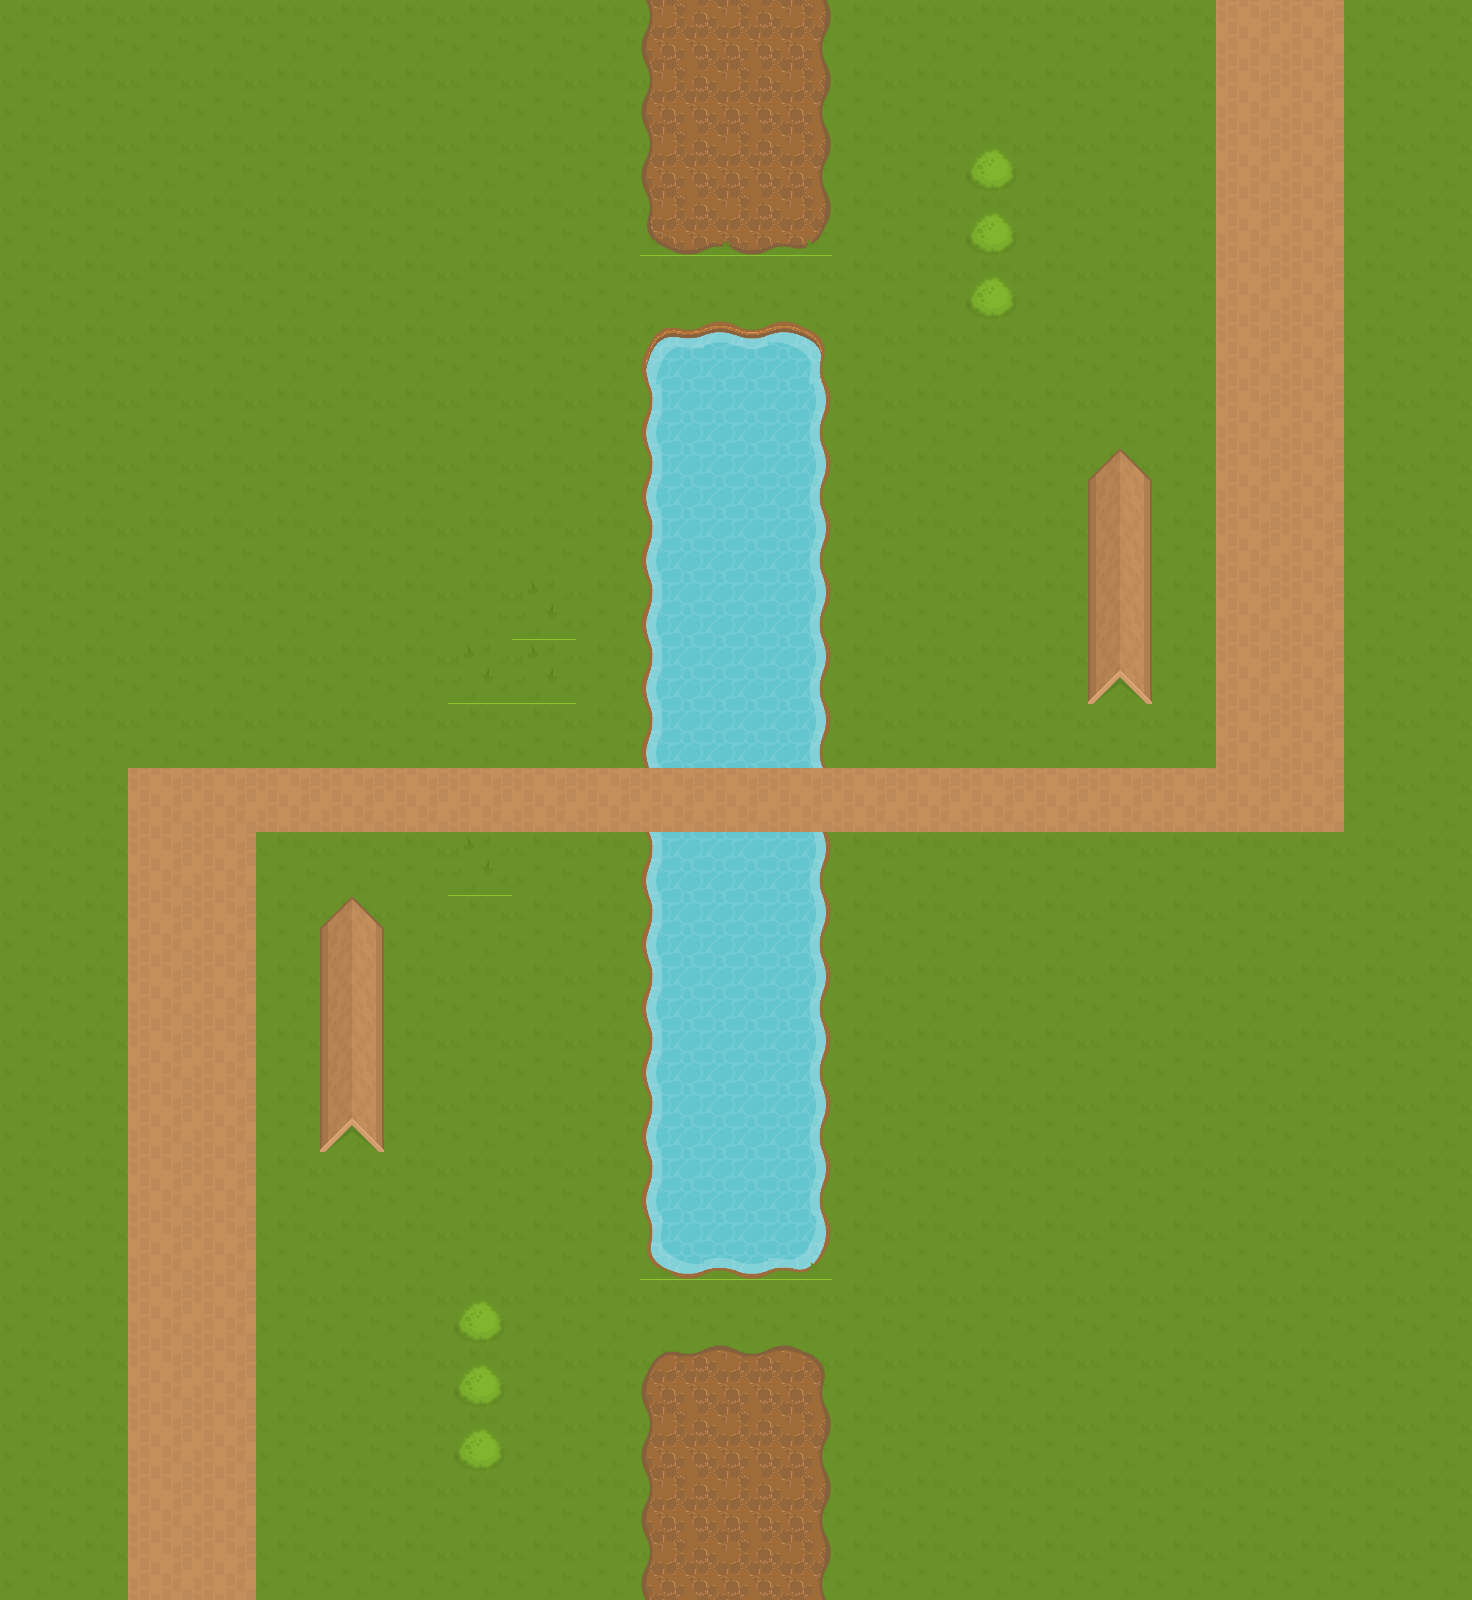

A level layout from a 2D game, rendered from its tile map. Below: a short description, then the map file with its tile-grid data intact:
An orthogonal 23x25 tile map with 64x64 px tiles, 2 tile layers (Tile Layer 1, Tile Layer 2).

<map version="1.0" orientation="orthogonal" renderorder="right-down" width="23" height="25" tilewidth="64" tileheight="64" nextobjectid="1">
 <tileset firstgid="1" name="RPGpack_sheet" tilewidth="64" tileheight="64" tilecount="260" columns="20">
  <image source="RPGpack_sheet.png" width="1280" height="832" />
  <terraintypes>
   <terrain name="grass" tile="21" />
   <terrain name="bush" tile="180" />
  </terraintypes>
  <tile id="180" terrain="0,0,0,0" />
  <tile id="181" terrain="0,0,0,0" />
  <tile id="182" terrain="0,0,0,0" />
  <tile id="183" terrain="0,0,0,0" />
  <tile id="184" terrain="0,0,0,0" />
 </tileset>
 <layer name="Tile Layer 1" width="23" height="25">
  <data encoding="csv">
22,22,22,22,22,22,22,22,22,22,26,27,28,22,22,22,22,22,22,146,146,22,22,
22,22,22,22,22,22,22,22,22,22,26,27,28,22,22,22,22,22,22,146,146,22,22,
22,22,22,22,22,22,22,22,22,22,26,27,28,22,22,22,22,22,22,146,146,22,22,
22,22,22,22,22,22,22,22,22,22,46,47,48,22,22,22,22,22,22,146,146,22,22,
22,22,22,22,22,22,22,22,22,22,22,22,22,22,22,22,22,22,22,146,146,22,22,
22,22,22,22,22,22,22,22,22,22,11,12,13,22,22,22,22,22,22,146,146,22,22,
22,22,22,22,22,22,22,22,22,22,31,32,33,22,22,22,22,22,22,146,146,22,22,
22,22,22,22,22,22,22,22,22,22,31,32,33,22,22,22,22,22,22,146,146,22,22,
22,22,22,22,22,22,22,22,22,22,31,32,33,22,22,22,22,22,22,146,146,22,22,
22,22,22,22,22,22,22,22,45,22,31,32,33,22,22,22,22,22,22,146,146,22,22,
22,22,22,22,22,22,22,45,45,22,31,32,33,22,22,22,22,22,22,146,146,22,22,
22,22,22,22,22,22,22,22,22,22,31,32,33,22,22,22,22,22,22,146,146,22,22,
22,22,146,146,146,146,146,146,146,146,146,146,146,146,146,146,146,146,146,146,146,22,22,
22,22,146,146,22,22,22,45,22,22,31,32,33,22,22,22,22,22,22,22,22,22,22,
22,22,146,146,22,22,22,22,22,22,31,32,33,22,22,22,22,22,22,22,22,22,22,
22,22,146,146,22,22,22,22,22,22,31,32,33,22,22,22,22,22,22,22,22,22,22,
22,22,146,146,22,22,22,22,22,22,31,32,33,22,22,22,22,22,22,22,22,22,22,
22,22,146,146,22,22,22,22,22,22,31,32,33,22,22,22,22,22,22,22,22,22,22,
22,22,146,146,22,22,22,22,22,22,31,32,33,22,22,22,22,22,22,22,22,22,22,
22,22,146,146,22,22,22,22,22,22,51,52,53,22,22,22,22,22,22,22,22,22,22,
22,22,146,146,22,22,22,22,22,22,22,22,22,22,22,22,22,22,22,22,22,22,22,
22,22,146,146,22,22,22,22,22,22,6,7,8,22,22,22,22,22,22,22,22,22,22,
22,22,146,146,22,22,22,22,22,22,26,27,28,22,22,22,22,22,22,22,22,22,22,
22,22,146,146,22,22,22,22,22,22,26,27,28,22,22,22,22,22,22,22,22,22,22,
22,22,146,146,22,22,22,22,22,22,26,27,28,22,22,22,22,22,22,22,22,22,22
</data>
 </layer>
 <layer name="Tile Layer 2" width="23" height="25">
  <data encoding="csv">
0,0,0,0,0,0,0,0,0,0,0,0,0,0,0,0,0,0,0,0,0,0,0,
0,0,0,0,0,0,0,0,0,0,0,0,0,0,0,0,0,0,0,0,0,0,0,
0,0,0,0,0,0,0,0,0,0,0,0,0,0,0,181,0,0,0,0,0,0,0,
0,0,0,0,0,0,0,0,0,0,0,0,0,0,0,181,0,0,0,0,0,0,0,
0,0,0,0,0,0,0,0,0,0,0,0,0,0,0,181,0,0,0,0,0,0,0,
0,0,0,0,0,0,0,0,0,0,0,0,0,0,0,0,0,0,0,0,0,0,0,
0,0,0,0,0,0,0,0,0,0,0,0,0,0,0,0,0,0,0,0,0,0,0,
0,0,0,0,0,0,0,0,0,0,0,0,0,0,0,0,0,127,0,0,0,0,0,
0,0,0,0,0,0,0,0,0,0,0,0,0,0,0,0,0,126,0,0,0,0,0,
0,0,0,0,0,0,0,0,0,0,0,0,0,0,0,0,0,126,0,0,0,0,0,
0,0,0,0,0,0,0,0,0,0,0,0,0,0,0,0,0,125,0,0,0,0,0,
0,0,0,0,0,0,0,0,0,0,0,0,0,0,0,0,0,0,0,0,0,0,0,
0,0,0,0,0,0,0,0,0,0,0,0,0,0,0,0,0,0,0,0,0,0,0,
0,0,0,0,0,0,0,0,0,0,0,0,0,0,0,0,0,0,0,0,0,0,0,
0,0,0,0,0,127,0,0,0,0,0,0,0,0,0,0,0,0,0,0,0,0,0,
0,0,0,0,0,126,0,0,0,0,0,0,0,0,0,0,0,0,0,0,0,0,0,
0,0,0,0,0,126,0,0,0,0,0,0,0,0,0,0,0,0,0,0,0,0,0,
0,0,0,0,0,125,0,0,0,0,0,0,0,0,0,0,0,0,0,0,0,0,0,
0,0,0,0,0,0,0,0,0,0,0,0,0,0,0,0,0,0,0,0,0,0,0,
0,0,0,0,0,0,0,0,0,0,0,0,0,0,0,0,0,0,0,0,0,0,0,
0,0,0,0,0,0,0,181,0,0,0,0,0,0,0,0,0,0,0,0,0,0,0,
0,0,0,0,0,0,0,181,0,0,0,0,0,0,0,0,0,0,0,0,0,0,0,
0,0,0,0,0,0,0,181,0,0,0,0,0,0,0,0,0,0,0,0,0,0,0,
0,0,0,0,0,0,0,0,0,0,0,0,0,0,0,0,0,0,0,0,0,0,0,
0,0,0,0,0,0,0,0,0,0,0,0,0,0,0,0,0,0,0,0,0,0,0
</data>
 </layer>
</map>